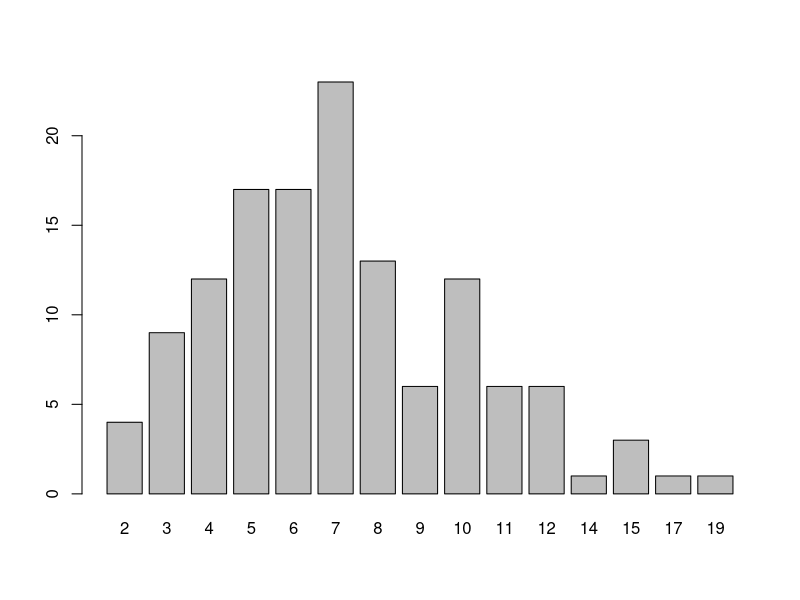
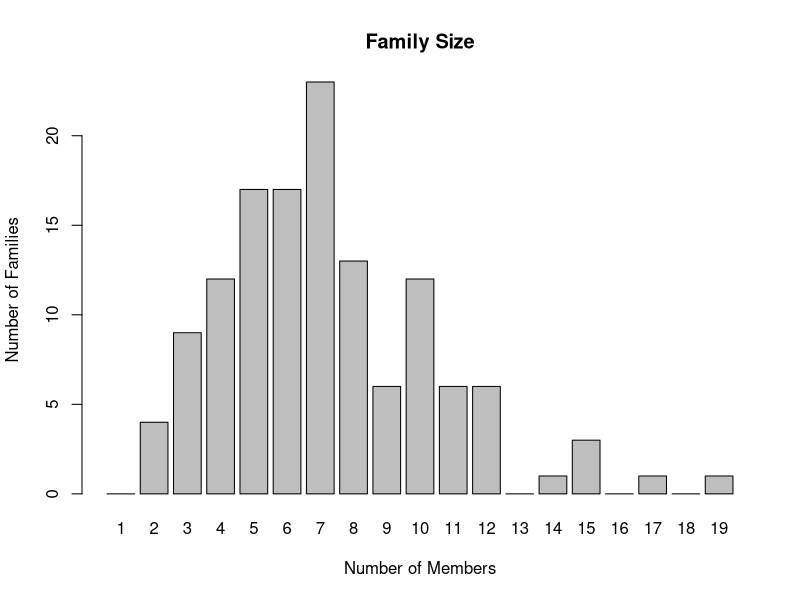
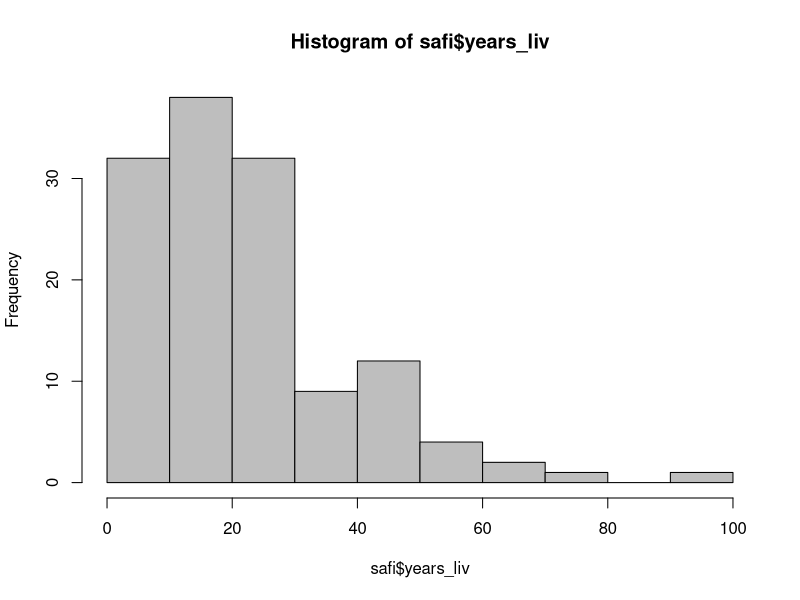
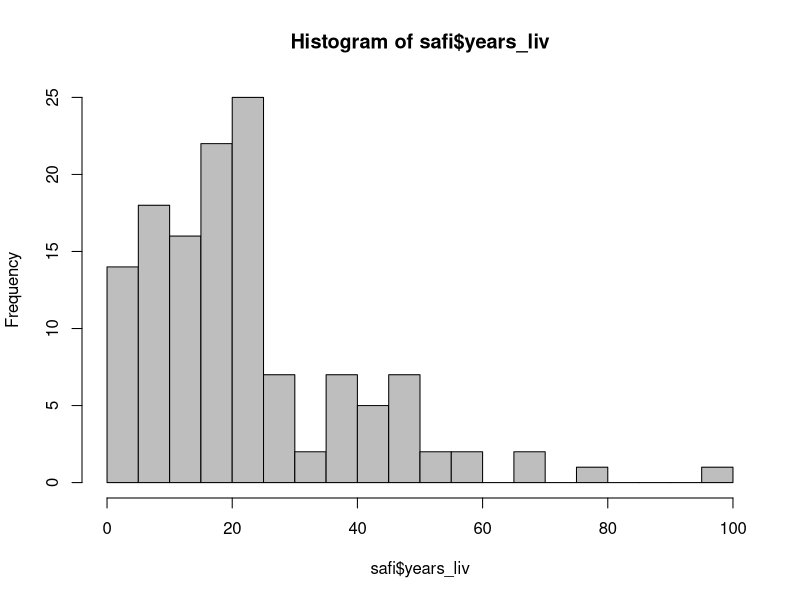
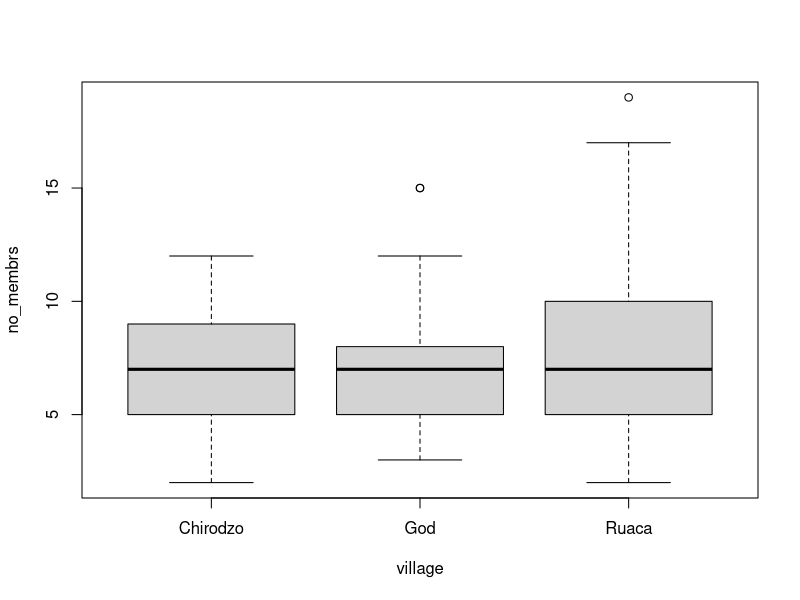
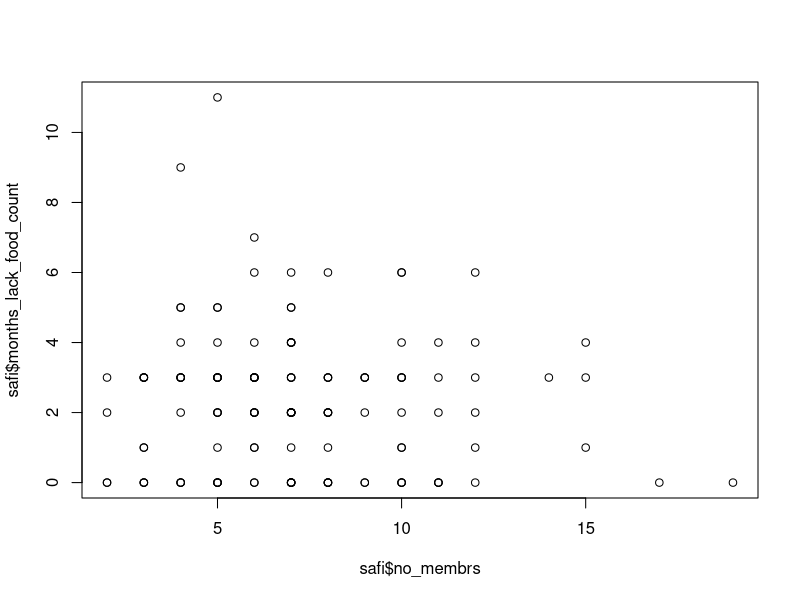
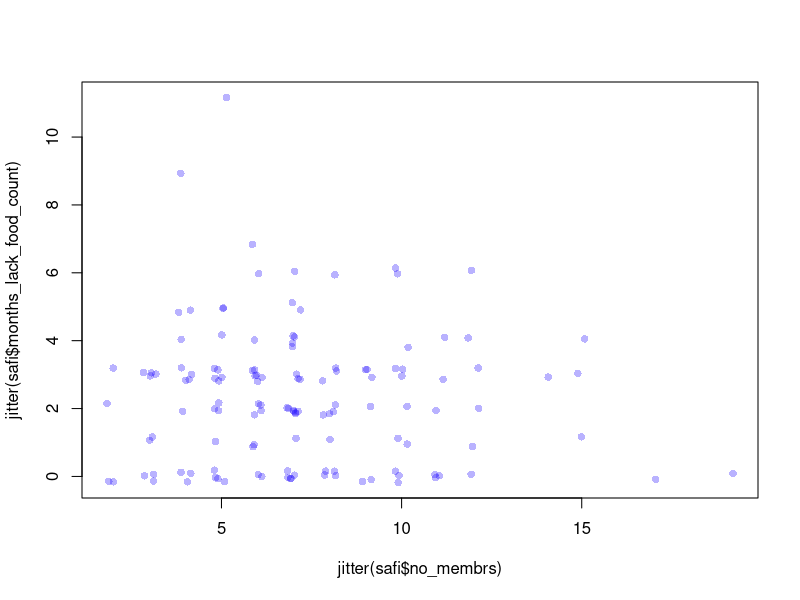
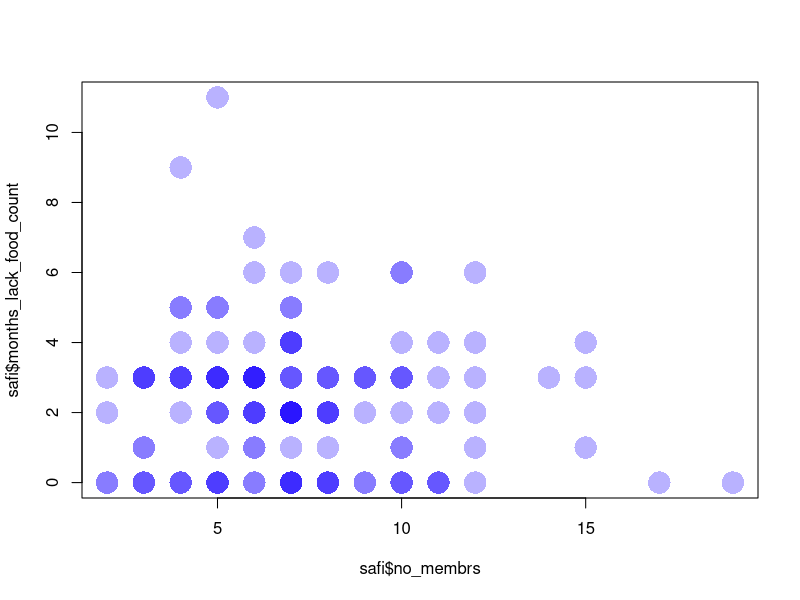

Here is the R script that generated these plots, in order:
# This version of the exercises uses no external packages

# import data
safi <- read.csv("data/SAFI_months.csv", 
                 na = c("", "NULL", "NA"),
                 stringsAsFactors = FALSE)
View(safi)

# fix some variables
safi$village <- factor(safi$village)  # categorical
safi$respondent_wall_type <- factor(trimws(safi$respondent_wall_type))  # categorical
safi$affect_conflicts <- factor(safi$affect_conflicts, ordered=TRUE,
                                   levels=c("never","once","more_once","frequently"))
safi$interview_date <- as.Date(safi$interview_date)  # date
safi$memb_assoc <- ifelse(is.na(safi$memb_assoc), NA, 
                          ifelse(safi$memb_assoc == "yes", TRUE, FALSE)) # yes/no to T/F

# count number of months lacking food
# month.abb is a built in vector with the abbreviated names of the months
safi$months_lack_food_count <- apply(safi[,month.abb], 1, sum)

# in which month are respondents most likely to lack food?
apply(safi[,month.abb], 2, sum)
which.max(apply(safi[,month.abb], 2, sum))

# how many people in each village?
table(safi$village)

# do respondents in Chirodzo lack food in more months on average than respondents in Ruaca?
tapply(safi$months_lack_food_count, safi$village, mean)

t.test(safi$months_lack_food_count[safi$village == "Chirodzo"],
       safi$months_lack_food_count[safi$village == "Ruaca"])

# generalize: anova of village effect on months without food
a1 <- aov(months_lack_food_count ~ -1+village, data = safi) # save anova results
a1 # print results
summary(a1) # summary gives you better formatted results
print(model.tables(a1)) # print the means
summary.lm(a1) # see the regression (lm) that was run for the anova


# plot distribution of family size
barplot(table(safi$no_membrs)) 
# gaps aren't shown, so...
barplot(table(factor(safi$no_membrs, levels=1:max(safi$no_membrs))),
        main="Family Size", xlab="Number of Members",
        ylab="Number of Families")

# distribution of years_liv
hist(safi$years_liv, col="gray")
# different number of bars:
hist(safi$years_liv, col="gray", breaks=20)

# boxplot for number of family members by village
boxplot(no_membrs~village, data=safi)

# scatter plot of number of family members and months of lack of food
plot(y=safi$months_lack_food_count, x=safi$no_membrs) 
# points are on top of each other, so jitter points
plot(y=jitter(safi$months_lack_food_count), x=jitter(safi$no_membrs),
     col=rgb(.1, 0, 1, alpha=.3), pch=16)
# or capture with transparency
plot(y=safi$months_lack_food_count, x=safi$no_membrs,
     col=rgb(.1, 0, 1, alpha=.3), pch=16, cex=3)
# or use a different plot type 
smoothScatter(y=safi$months_lack_food_count, x=safi$no_membrs)

